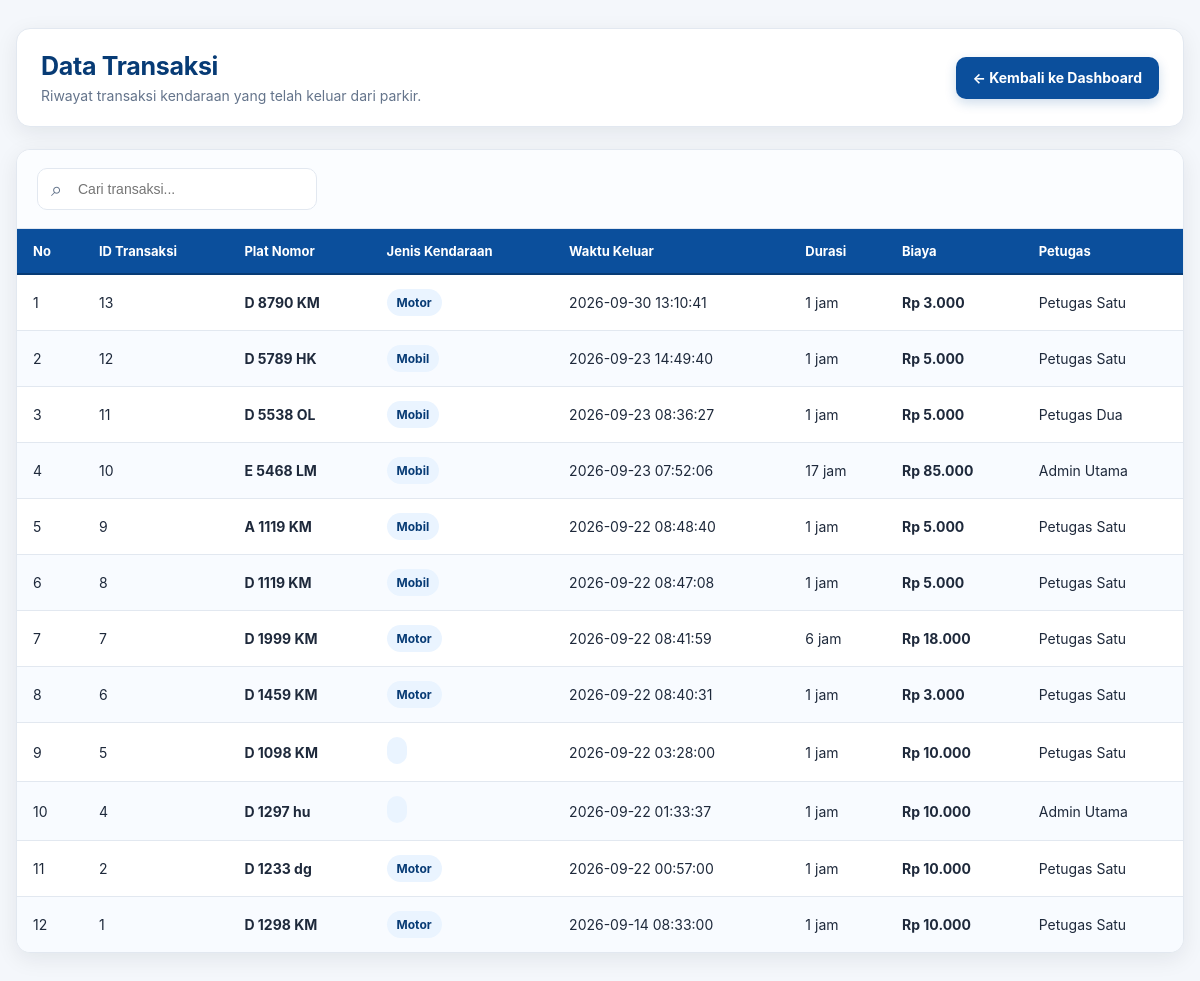
Screenshot of /transaksi/tampil_transaksi.php (signed in) with the database file from the repository.
### tables this page shows
CREATE TABLE `tb_transaksi` (
  `id_transaksi` int(11) NOT NULL,
  `id_parkir` int(11) NOT NULL,
  `waktu_keluar` datetime NOT NULL DEFAULT current_timestamp(),
  `durasi_jam` int(11) NOT NULL,
  `biaya_total` decimal(10,2) NOT NULL,
  `id_user` int(11) NOT NULL
);

CREATE TABLE `tb_parkir` (
  `id_parkir` int(11) NOT NULL,
  `id_member` int(11) DEFAULT NULL,
  `id_area` int(11) DEFAULT NULL,
  `plat_nomor` varchar(15) NOT NULL,
  `warna_kendaraan` varchar(30) DEFAULT NULL,
  `jenis_kendaraan` enum('motor','mobil') NOT NULL,
  `id_tarif` int(11) NOT NULL,
  `waktu_masuk` datetime NOT NULL DEFAULT current_timestamp(),
  `id_user_masuk` int(11) NOT NULL
);

CREATE TABLE `tb_user` (
  `id_user` int(11) NOT NULL,
  `nama_lengkap` varchar(100) NOT NULL,
  `username` varchar(50) NOT NULL,
  `password` varchar(255) NOT NULL,
  `role` enum('admin','petugas','owner') NOT NULL,
  `status_aktif` tinyint(1) NOT NULL DEFAULT 1
);

### transaksi/tampil_transaksi.php (the view, shortened to what this page needs)
<?php
include '../koneksi.php';
$role = $_SESSION['role'] ?? '';
if ($role === 'admin') {
    $dashboard = '../dashboard_admin.php';
} elseif ($role === 'petugas') {
    $dashboard = '../dashboard_petugas.php';
} elseif ($role === 'owner') {
    $dashboard = '../dashboard_owner.php';
} else {
    header("Location: ../index.php");
    exit;
}
$keyword = trim($_GET['keyword'] ?? '');
if ($keyword !== '') {
    $keyword_sql = mysqli_real_escape_string($koneksi, $keyword);
    $query = mysqli_query(
        $koneksi,
        "SELECT
            tr.id_transaksi,
            tr.id_parkir,
            tr.waktu_keluar,
            tr.durasi_jam,
            tr.biaya_total,
            tr.id_user,
            p.plat_nomor,
            p.jenis_kendaraan,
            u.nama_lengkap
         FROM tb_transaksi AS tr
         LEFT JOIN tb_parkir AS p
            ON tr.id_parkir = p.id_parkir
         LEFT JOIN tb_user AS u
            ON tr.id_user = u.id_user
         WHERE
            p.plat_nomor LIKE '%$keyword_sql%'
            OR p.jenis_kendaraan LIKE '%$keyword_sql%'
            OR u.nama_lengkap LIKE '%$keyword_sql%'
         ORDER BY tr.id_transaksi DESC"
    );
} else {
    $query = mysqli_query(
        $koneksi,
        "SELECT
            tr.id_transaksi,
            tr.id_parkir,
            tr.waktu_keluar,
            tr.durasi_jam,
            tr.biaya_total,
            tr.id_user,
            p.plat_nomor,
            p.jenis_kendaraan,
            u.nama_lengkap
         FROM tb_transaksi AS tr
         LEFT JOIN tb_parkir AS p
            ON tr.id_parkir = p.id_parkir
         LEFT JOIN tb_user AS u
            ON tr.id_user = u.id_user
         ORDER BY tr.id_transaksi DESC"
    );
}
$transaksi = mysqli_fetch_all($query, MYSQLI_ASSOC);
?>
<!DOCTYPE html>
<html lang="id">
<head>
    <link
        rel="stylesheet"
        href="../assets/css/tabel.css"
    >
</head>
<body>
<div class="container">
    <div class="page-header">
        <div>
            <h1 class="page-title">
                Data Transaksi
            </h1>
            <p class="page-subtitle">
                Riwayat transaksi kendaraan yang telah keluar dari parkir.
            </p>
        </div>
        <a
            href="<?= htmlspecialchars($dashboard) ?>"
            class="btn-kembali"
        >
            ← Kembali ke Dashboard
        </a>
    </div>
    <div class="table-card">
        <div class="table-toolbar">
            <div class="toolbar-left">
                <form
                    method="GET"
                    class="search-box"
                >
                    <input
                        type="text"
                        name="keyword"
                        value="<?= htmlspecialchars($keyword) ?>"
                        placeholder="Cari transaksi..."
                    >
                </form>
            </div>
        </div>
        <div class="table-responsive">
            <table>
                <thead>
                    <tr>
                        <th>No</th>
                        <th>ID Transaksi</th>
                        <th>Plat Nomor</th>
                        <th>Jenis Kendaraan</th>
                        <th>Waktu Keluar</th>
                        <th>Durasi</th>
                        <th>Biaya</th>
                        <th>Petugas</th>
                    </tr>
                </thead>
                <tbody>
                <?php if (count($transaksi) > 0): ?>
                    <?php $no = 1; ?>
                    <?php foreach ($transaksi as $t): ?>
                        <tr>
                            <td>
                                <?= $no++ ?>
                            </td>
                            <td>
                                <?= (int)$t['id_transaksi'] ?>
                            </td>
                            <td>
                                <strong>
                                    <?= htmlspecialchars(
                                        $t['plat_nomor'] ?? '-'
                                    ) ?>
                                </strong>
                            </td>
                            <td>
                                <span class="badge badge-primary">
                                    <?= htmlspecialchars(
                                        ucfirst(
                                            $t['jenis_kendaraan'] ?? '-'
                                        )
                                    ) ?>
                                </span>
                            </td>
                            <td>
                                <?= htmlspecialchars(
                                    $t['waktu_keluar']
                                ) ?>
                            </td>
                            <td>
                                <?= (int)$t['durasi_jam'] ?> jam
                            </td>
                            <td>
                                <strong>
                                    Rp
                                    <?= number_format(
                                        (int)$t['biaya_total'],
                                        0,
                                        ',',
                                        '.'
                                    ) ?>
                                </strong>
                            </td>
                            <td>
                                <?= htmlspecialchars(
                                    $t['nama_lengkap'] ?? '-'
                                ) ?>
                            </td>
                        </tr>
                    <?php endforeach; ?>
                <?php endif; ?>
                </tbody>
            </table>
        </div>
    </div>
</div>
</body>
</html>

### assets/css/tabel.css (style rules this page uses)
:root { --biru: #0b4f9c; --biru-tua: #073b75; --biru-muda: #eaf4ff; --hijau: #198754; --hijau-muda: #eaf8f0; --kuning: #f5c400; --kuning-muda: #fff8d6; --merah: #dc3545; --merah-muda: #fff0f1; --putih: #ffffff; --abu-bg: #f4f7fb; --abu-border: #e2e8f0; --abu-text: #64748b; --text: #1e293b; --radius: 14px; --shadow: 0 6px 22px rgba(15, 23, 42, 0.08); --shadow-hover: 0 10px 28px rgba(15, 23, 42, 0.12); }
* { box-sizing: border-box; }
body { margin: 0; padding: 0; background: var(--abu-bg); color: var(--text); font-family: Inter, -apple-system, BlinkMacSystemFont, "Segoe UI", Roboto, Arial, sans-serif; }
.container { width: min(1400px, calc(100% - 32px)); margin: 0 auto; padding: 28px 0 40px; }
.page-header { display: flex; align-items: center; justify-content: space-between; gap: 20px; margin-bottom: 22px; padding: 22px 24px; background: var(--putih); border: 1px solid var(--abu-border); border-radius: var(--radius); box-shadow: var(--shadow); }
.page-title { margin: 0; color: var(--biru-tua); font-size: 25px; font-weight: 750; letter-spacing: -0.3px; }
.page-subtitle { margin: 6px 0 0; color: var(--abu-text); font-size: 14px; }
.btn-kembali { display: inline-flex; align-items: center; justify-content: center; gap: 8px; min-height: 42px; padding: 0 17px; background: var(--biru); color: #fff !important; border: none; border-radius: 10px; text-decoration: none !important; font-size: 14px; font-weight: 650; box-shadow: 0 4px 12px rgba(11, 79, 156, 0.20); transition: transform 0.2s ease, background 0.2s ease, box-shadow 0.2s ease; }
.table-card { background: var(--putih); border: 1px solid var(--abu-border); border-radius: var(--radius); box-shadow: var(--shadow); overflow: hidden; transition: box-shadow 0.2s ease; }
.table-toolbar { display: flex; align-items: center; justify-content: space-between; gap: 15px; padding: 18px 20px; border-bottom: 1px solid var(--abu-border); background: #fbfdff; }
.toolbar-left, .toolbar-right { display: flex; align-items: center; gap: 10px; }
.search-box { position: relative; width: 280px; }
.search-box input { width: 100%; height: 42px; padding: 0 14px 0 40px; border: 1px solid var(--abu-border); border-radius: 10px; outline: none; background: #fff; color: var(--text); font-size: 14px; transition: border-color 0.2s ease, box-shadow 0.2s ease; }
.search-box::before { content: "⌕"; position: absolute; left: 14px; top: 50%; transform: translateY(-52%); color: var(--abu-text); font-size: 20px; z-index: 1; }
.table-responsive { width: 100%; overflow-x: auto; -webkit-overflow-scrolling: touch; }
.table-responsive table, .table-card table, .container > table { width: 100%; border-collapse: collapse; margin: 0; }
.table-responsive thead th, .table-card thead th, .container > table thead th { padding: 14px 16px; background: var(--biru); color: #fff; border-bottom: 2px solid var(--biru-tua); font-size: 13px; font-weight: 700; text-align: left; white-space: nowrap; }
.table-responsive tbody td, .table-card tbody td, .container > table tbody td { padding: 14px 16px; border-bottom: 1px solid var(--abu-border); color: var(--text); font-size: 14px; vertical-align: middle; }
.table-responsive tbody tr:nth-child(even), .table-card tbody tr:nth-child(even), .container > table tbody tr:nth-child(even) { background: #f8fbff; }
.table-responsive tbody tr:last-child td, .table-card tbody tr:last-child td, .container > table tbody tr:last-child td { border-bottom: none; }
.badge { display: inline-flex; align-items: center; justify-content: center; min-height: 27px; padding: 3px 10px; border-radius: 999px; font-size: 12px; font-weight: 700; white-space: nowrap; }
.badge-primary { background: var(--biru-muda); color: var(--biru-tua); }

### rows the page displays
tb_transaksi: id_transaksi "13", id_parkir.plat_nomor "D 8790 KM", id_parkir.jenis_kendaraan "Motor", waktu_keluar "2026-09-30 13:10:41", durasi_jam "1", biaya_total "3.000", id_user.nama_lengkap "Petugas Satu"
tb_transaksi: id_transaksi "12", id_parkir.plat_nomor "D 5789 HK", id_parkir.jenis_kendaraan "Mobil", waktu_keluar "2026-09-23 14:49:40", durasi_jam "1", biaya_total "5.000", id_user.nama_lengkap "Petugas Satu"
tb_transaksi: id_transaksi "11", id_parkir.plat_nomor "D 5538 OL", id_parkir.jenis_kendaraan "Mobil", waktu_keluar "2026-09-23 08:36:27", durasi_jam "1", biaya_total "5.000", id_user.nama_lengkap "Petugas Dua"
tb_transaksi: id_transaksi "10", id_parkir.plat_nomor "E 5468 LM", id_parkir.jenis_kendaraan "Mobil", waktu_keluar "2026-09-23 07:52:06", durasi_jam "17", biaya_total "85.000", id_user.nama_lengkap "Admin Utama"
tb_transaksi: id_transaksi "9", id_parkir.plat_nomor "A 1119 KM", id_parkir.jenis_kendaraan "Mobil", waktu_keluar "2026-09-22 08:48:40", durasi_jam "1", biaya_total "5.000", id_user.nama_lengkap "Petugas Satu"
tb_transaksi: id_transaksi "8", id_parkir.plat_nomor "D 1119 KM", id_parkir.jenis_kendaraan "Mobil", waktu_keluar "2026-09-22 08:47:08", durasi_jam "1", biaya_total "5.000", id_user.nama_lengkap "Petugas Satu"
tb_transaksi: id_transaksi "7", id_parkir.plat_nomor "D 1999 KM", id_parkir.jenis_kendaraan "Motor", waktu_keluar "2026-09-22 08:41:59", durasi_jam "6", biaya_total "18.000", id_user.nama_lengkap "Petugas Satu"
tb_transaksi: id_transaksi "6", id_parkir.plat_nomor "D 1459 KM", id_parkir.jenis_kendaraan "Motor", waktu_keluar "2026-09-22 08:40:31", durasi_jam "1", biaya_total "3.000", id_user.nama_lengkap "Petugas Satu"
tb_transaksi: id_transaksi "5", id_parkir.plat_nomor "D 1098 KM", waktu_keluar "2026-09-22 03:28:00", durasi_jam "1", biaya_total "10.000", id_user.nama_lengkap "Petugas Satu"
tb_transaksi: id_transaksi "4", id_parkir.plat_nomor "D 1297 hu", waktu_keluar "2026-09-22 01:33:37", durasi_jam "1", biaya_total "10.000", id_user.nama_lengkap "Admin Utama"
tb_transaksi: id_transaksi "2", id_parkir.plat_nomor "D 1233 dg", id_parkir.jenis_kendaraan "Motor", waktu_keluar "2026-09-22 00:57:00", durasi_jam "1", biaya_total "10.000", id_user.nama_lengkap "Petugas Satu"
tb_transaksi: id_transaksi "1", id_parkir.plat_nomor "D 1298 KM", id_parkir.jenis_kendaraan "Motor", waktu_keluar "2026-09-14 08:33:00", durasi_jam "1", biaya_total "10.000", id_user.nama_lengkap "Petugas Satu"
